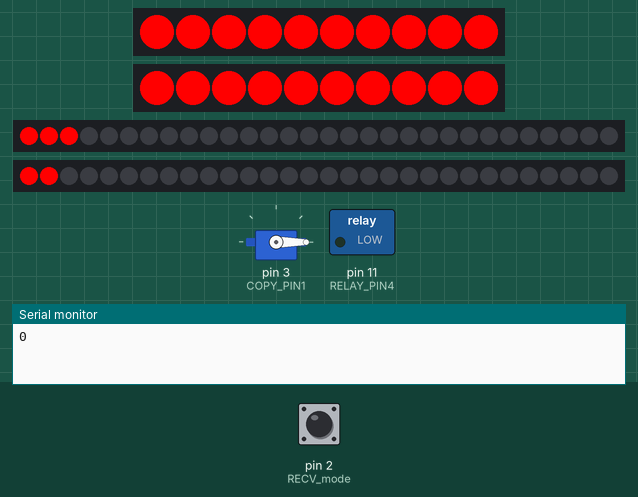
The sketch below on a simulated Arduino Uno, built with avr-gcc and run on an emulated ATmega328P. Shown: servo, 2 × 10 RGB LEDs in strip order, left to right, 2 × 30 RGB LEDs in strip order, left to right, switched loads named in the sketch (green lamp = pin HIGH), the last lines printed to the serial monitor. Inputs (shaded band) come from the test bench; at power-on: pin 2 (RECV_mode) LOW.

Above: at 1.16 s.
At 1.58 s:
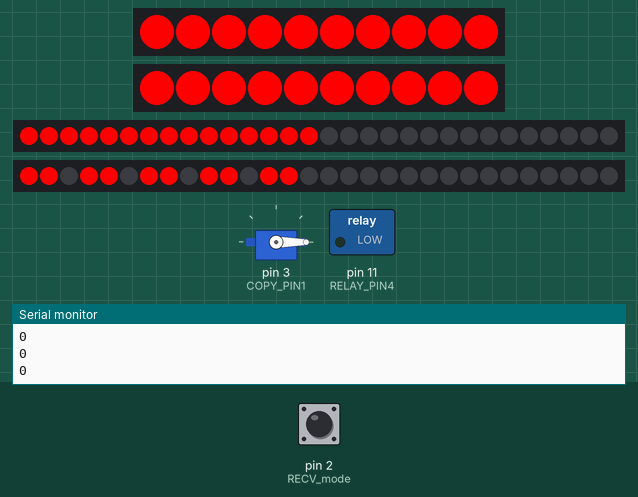
At 2.1 s:
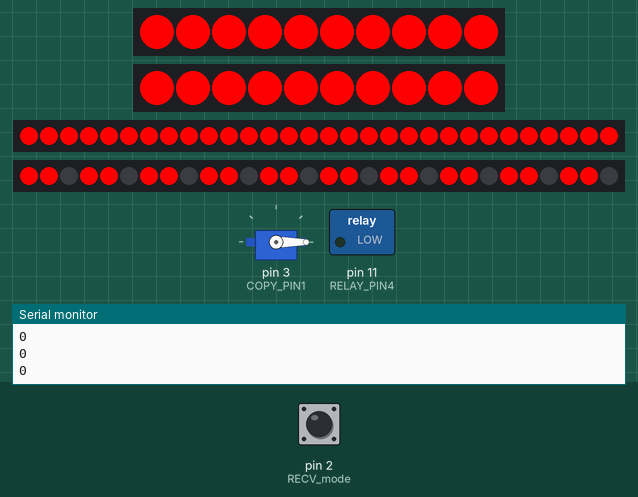
Timing chart, 0 to 3.6 s (numbered marks = the images above):
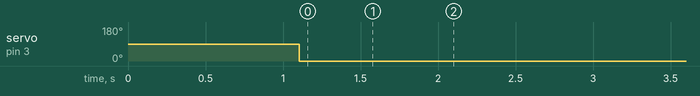

The sketch:

MK3_LED_ARDUINO_0921.ino
```cpp
/// 2024.05.02
/// 2024.09.21
/// Author: SIWON, SuNHYucK, SEONHYUN
/// This code is the control code for MARK3 ships.
/// Vessel configuration: 2 thrusters, LED, physical emergency power supply, rc_2 receiver, os1
/// New controller

#include <Servo.h>
#include <Adafruit_NeoPixel.h>

#define RECV_mode 2  // channel 6. Auto & RC mode
//#define RECV_mode2 3

#define COPY_PIN1 3   // 7 --> Send RECV_mode data to LED Arduino
//#define COPY_PIN2 6
#define RELAY_PIN4 11  // 릴레이 제어 핀
//#define RELAY_PIN3 10
//#define RELAY_PIN2 9
//#define RELAY_PIN1 8


//LED
int num_LED_F_B = 10;
int num_LED_L_R = 30;

#define LED_PIN_F  4
#define LED_PIN_B  5
#define LED_PIN_L  6
#define LED_PIN_R  7


Adafruit_NeoPixel strip_F = Adafruit_NeoPixel(num_LED_F_B, LED_PIN_F, NEO_GRB + NEO_KHZ800);
Adafruit_NeoPixel strip_B = Adafruit_NeoPixel(num_LED_F_B, LED_PIN_B, NEO_GRB + NEO_KHZ800);
Adafruit_NeoPixel strip_L = Adafruit_NeoPixel(num_LED_L_R, LED_PIN_L, NEO_GRB + NEO_KHZ800);
Adafruit_NeoPixel strip_R = Adafruit_NeoPixel(num_LED_L_R, LED_PIN_R, NEO_GRB + NEO_KHZ800);

// 타이머 변수
unsigned long previousMillisBlink = 0;
unsigned long previousMillisWipe = 0;
int a;
// 타이밍 간격
const long intervalBlink = 10; // 점멸 간격 (500ms)
const long intervalWipe = 50;   // LED 하나씩 켜기 간격 (50ms)

// LED 상태 변수
bool blinkState = false;
int currentWipeIndex_L = 0;
int currentWipeIndex_R = 0;
int port_pwm; int stbd_pwm;

Servo Copy1;
void setup() {
  pinMode(RECV_mode, INPUT);
//  pinMode(RECV_mode2, INPUT);
  pinMode(COPY_PIN1, OUTPUT); // 3pin OUTPUT
//  pinMode(COPY_PIN2, OUTPUT);
  pinMode(RELAY_PIN4, OUTPUT);  // 릴레이 제어 핀 설정
//  pinMode(RELAY_PIN3, OUTPUT);
//  pinMode(RELAY_PIN2, OUTPUT);
//  pinMode(RELAY_PIN1, OUTPUT);
  Copy1.attach(COPY_PIN1);
//  Copy2.attach(COPY_PIN2);
  delay(1000);
  Serial.begin(57600);

  strip_F.begin();
  strip_F.show(); // Initialize all pixels to 'off'

  strip_B.begin();
  strip_B.show();

  strip_L.begin();
  strip_L.show();

  strip_R.begin();
  strip_R.show();

}

void loop() {
  unsigned long currentMillis = millis();

  int sum1 = 0;
  int sum2 = 0;
  int sum3 = 0;
  int sum4 = 0;

  int cnt = 0;
  int count = 2;  // 이동평균필터의 분모
  int avg1, avg2, avg3, avg4;
  while (cnt < count) {

//    sum2 += pulseIn(RECV_mode1, HIGH, 50000);
    sum1 += pulseIn(RECV_mode, HIGH, 50000);
    cnt++;
  }

  avg1 = int(sum1 / count);
//  avg2 = int(sum2 / count); // Relay

  Copy1.writeMicroseconds(avg1);
//  Copy2.writeMicroseconds(avg1);

//  Serial.print(avg2);

//  Serial.println(a);


  if (avg1 <1100){
    a = 1;
  }
  if (avg1 >1400){
    a=2;
  }
  if (avg1 >1800){
    a =3 ;
  }


// Serial.println(a);
// Serial.println(avg1);

   // 릴레이 제어 로직
  if (a == 2 || a == 3) {
    digitalWrite(RELAY_PIN4, HIGH);  // 릴레이 ON (5V 공급)
//    digitalWrite(RELAY_PIN3, HIGH);
//    digitalWrite(RELAY_PIN2, HIGH);
//    digitalWrite(RELAY_PIN1, HIGH);
    Serial.println(a);
  } else if (a == 1) {
    digitalWrite(RELAY_PIN4, LOW);  // 릴레이 OFF (전류 차단)
///}
    Serial.println(avg1);
  }

  if (currentMillis - previousMillisBlink >= intervalBlink) {
    previousMillisBlink = currentMillis;
    if (a==1) {
      strip_F.fill(strip_F.Color(255, 0, 0)); // 빨간색
      strip_B.fill(strip_B.Color(255, 0, 0)); // 녹색
      strip_F.fill(strip_F.Color(255, 0, 0)); // 빨간색
      strip_B.fill(strip_B.Color(255, 0, 0)); // 녹색
    }
    else if (a==2) {
      strip_F.fill(strip_F.Color(255, 255, 0)); // 빨간색
      strip_B.fill(strip_B.Color(255, 255, 0)); // 녹색
      strip_F.fill(strip_F.Color(255, 255, 0)); // 빨간색
      strip_B.fill(strip_B.Color(255, 255, 0)); // 녹색
    }
    else {
      strip_F.fill(strip_F.Color(0, 255, 0)); // 빨간색
      strip_B.fill(strip_B.Color(0, 255, 0)); // 녹색

    }
    strip_F.show();
    strip_B.show();
  }
  if (currentMillis - previousMillisWipe >= intervalWipe) {
    previousMillisWipe = currentMillis;

    if (a==1) {
    strip_L.setPixelColor(currentWipeIndex_L, strip_L.Color(255, 0, 0)); // 파란색
    strip_L.setPixelColor(currentWipeIndex_L+1, strip_L.Color(255, 0, 0));
    strip_L.setPixelColor(currentWipeIndex_L+2, strip_L.Color(255, 0, 0));
    strip_L.show();

    strip_R.setPixelColor(currentWipeIndex_R, strip_R.Color(255, 0, 0)); // 노란색
    strip_R.setPixelColor(currentWipeIndex_R+1, strip_R.Color(255, 0, 0));
    strip_L.setPixelColor(currentWipeIndex_R+2, strip_R.Color(255, 0, 0));
    strip_R.show();

    currentWipeIndex_L+=3;
    if (currentWipeIndex_L >= strip_L.numPixels()) {
      currentWipeIndex_L = 0; // Reset index to start over
      strip_L.clear();
    }

    currentWipeIndex_R+=3;
    if (currentWipeIndex_R >= strip_R.numPixels()) {
      currentWipeIndex_R = 0; // Reset index to start over
      strip_R.clear();
    }
    }

    else if (a==2) {
    strip_L.setPixelColor(currentWipeIndex_L, strip_L.Color(255, 255, 0)); // 파란색
    strip_L.setPixelColor(currentWipeIndex_L+1, strip_L.Color(255, 255, 0));
    strip_L.setPixelColor(currentWipeIndex_L+2, strip_L.Color(255, 255, 0));
    strip_L.show();

    strip_R.setPixelColor(currentWipeIndex_R, strip_R.Color(255, 255, 0)); // 노란색
    strip_R.setPixelColor(currentWipeIndex_R+1, strip_R.Color(255, 255, 0));
    strip_L.setPixelColor(currentWipeIndex_L+2, strip_R.Color(255, 255, 0));
    strip_R.show();

    currentWipeIndex_L+=3;
    if (currentWipeIndex_L >= strip_L.numPixels()) {
      currentWipeIndex_L = 0; // Reset index to start over
      strip_L.clear();
    }

    currentWipeIndex_R+=3;
    if (currentWipeIndex_R >= strip_R.numPixels()) {
      currentWipeIndex_R = 0; // Reset index to start over
      strip_R.clear();
    }
    }

    else {
    strip_L.setPixelColor(currentWipeIndex_L, strip_L.Color(0, 255, 0)); // 파란색
    strip_L.setPixelColor(currentWipeIndex_L+1, strip_L.Color(0, 255, 0)); // 파란색
    strip_L.setPixelColor(currentWipeIndex_L+2, strip_L.Color(0, 255, 0));
    strip_L.show();

    strip_R.setPixelColor(currentWipeIndex_R, strip_R.Color(0, 255, 0)); // 노란색
    strip_R.setPixelColor(currentWipeIndex_R+1, strip_R.Color(0, 255, 0));
    strip_R.setPixelColor(currentWipeIndex_R+2, strip_R.Color(0, 255, 0));
    strip_R.show();

    currentWipeIndex_L+=3;
    if (currentWipeIndex_L >= strip_L.numPixels()) {
      currentWipeIndex_L = 0; // Reset index to start over
      strip_L.clear();
    }

    currentWipeIndex_R+=3;
    if (currentWipeIndex_R >= strip_R.numPixels()) {
      currentWipeIndex_R = 0; // Reset index to start over
      strip_R.clear();
    }
    }

    }

  }
```

Measured:
- by itself, servo on pin 3 (COPY_PIN1): 90° → 0° at 1.1 s
